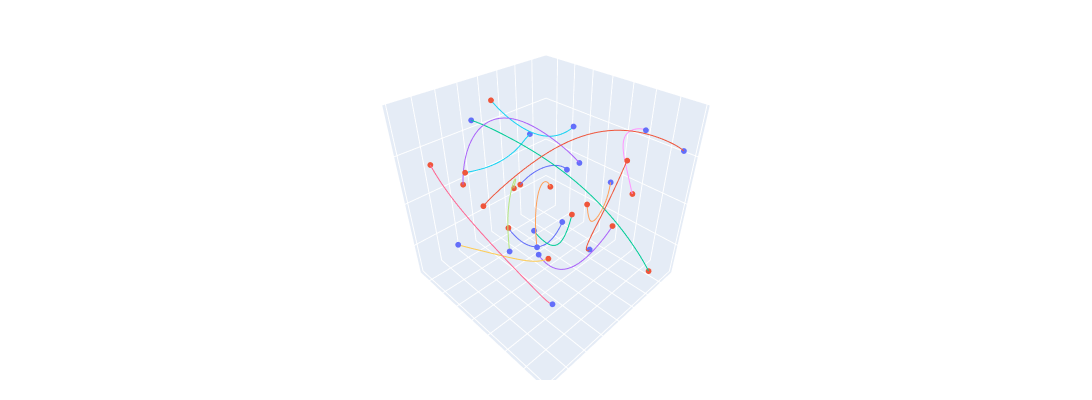

The notebook cell this image was saved under:
### Code cell
# Ground truth
multiviz_trajs(x_trajs, y_trajs, z_trajs, nrows=1, ncols=1, height=400, width=1_600)
